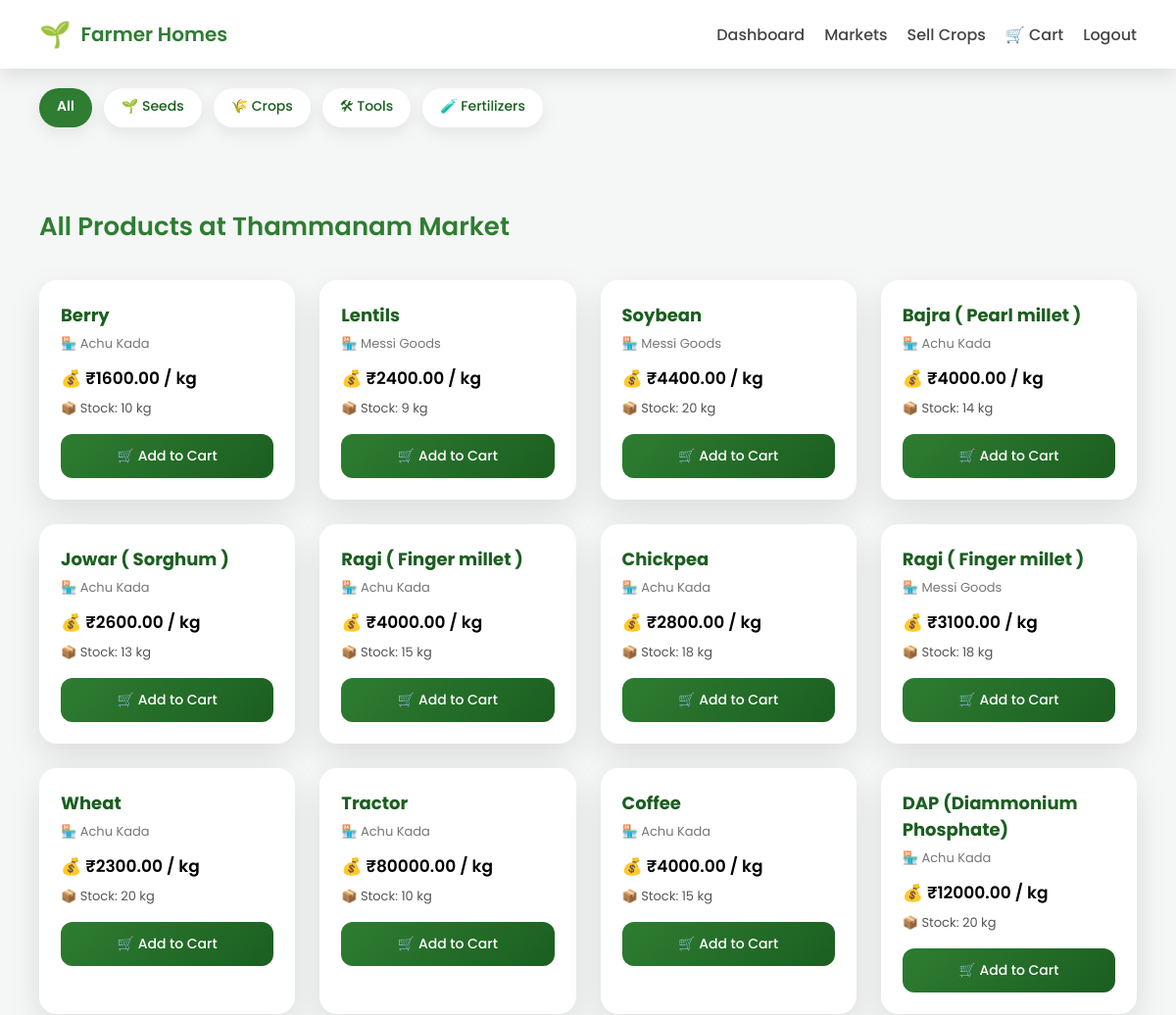
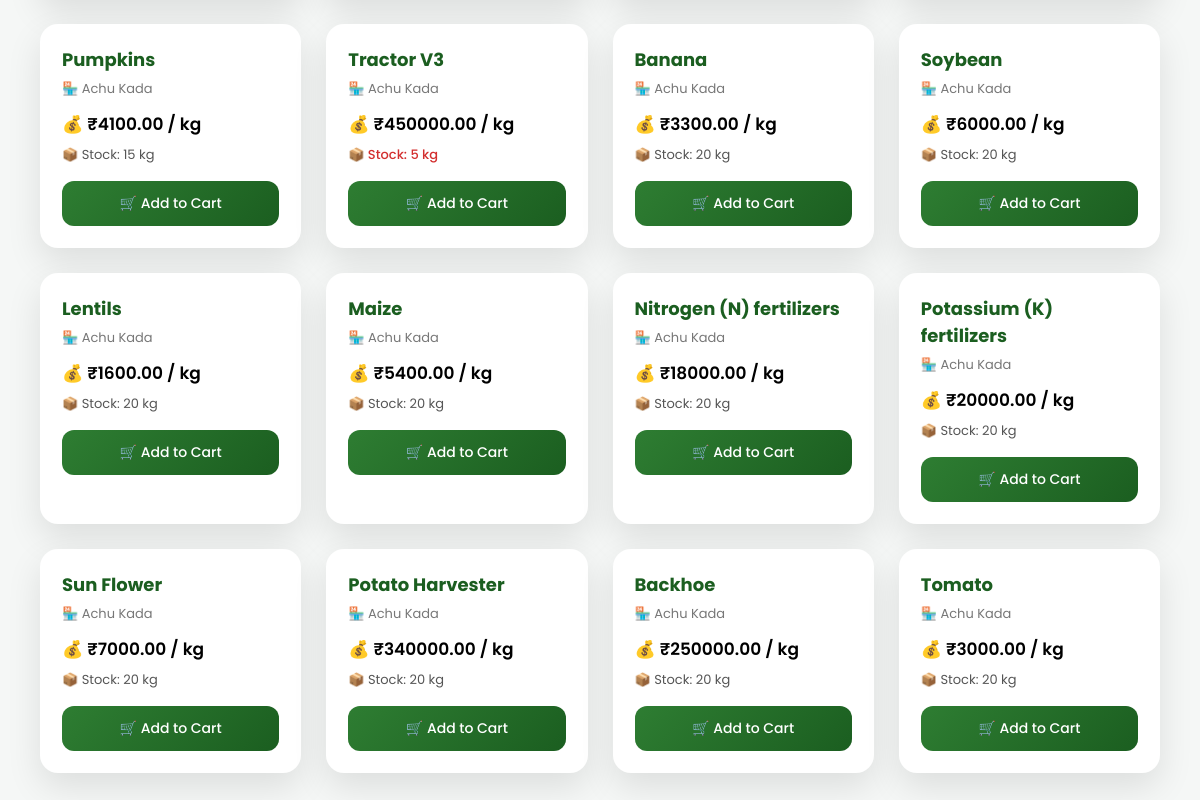
Before: /markets/markets/5/products/ with the older database file (2 pictures, top to bottom).
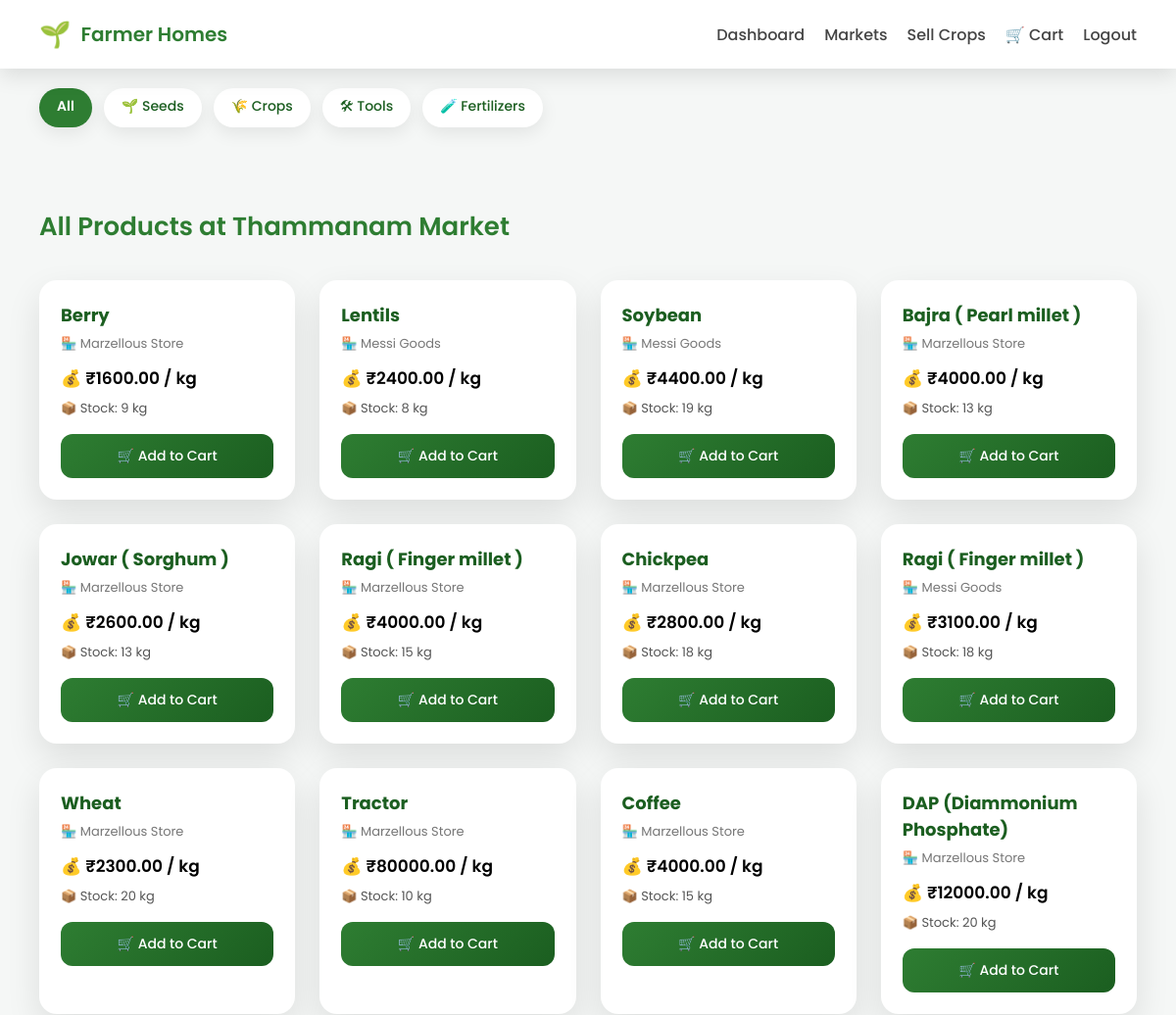
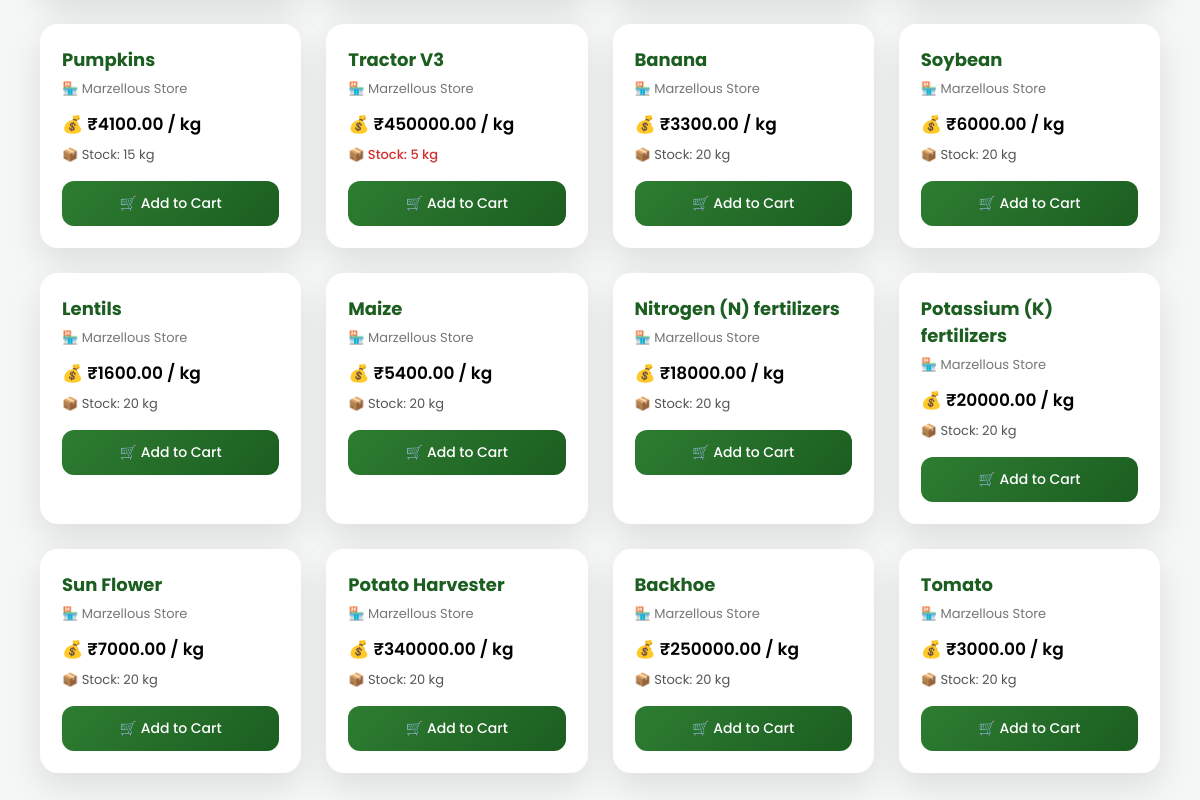
After: the same page with the newer database file (2 pictures, top to bottom).
### buyersapp/models.py (models this page shows, shortened)
class BuyerSellProduct(models.Model):
    buyer = models.ForeignKey(
        BuyerProfile,
        on_delete=models.CASCADE,
        related_name="shop_products"
    )
    market = models.ForeignKey(
    Market,
    on_delete=models.CASCADE,
    related_name="buyer_sell_products"
    )
    product = models.ForeignKey(
        Product,
        on_delete=models.CASCADE,
        related_name="sold_by_buyers"
    )
    price = models.DecimalField(max_digits=8, decimal_places=2)
    stock_quantity = models.PositiveIntegerField()
    unit = models.CharField(max_length=20, default="kg")
    is_available = models.BooleanField(default=True)
    created_at = models.DateTimeField(auto_now_add=True)

### farmersaccapp/models.py (models this page shows, shortened)
class BuyerProfile(models.Model):
    user = models.OneToOneField(
        AllUser,
        on_delete=models.CASCADE,
        related_name='buyer_profile'
    )
    business_name = models.CharField(max_length=150, blank=True, null=True)
    gst_number = models.CharField(max_length=30, blank=True, null=True)
    is_exporter = models.BooleanField(default=False)

class AllUser(models.Model):
    ROLE_CHOICES = (
        ('farmer', 'Farmer'),
        ('buyer', 'Buyer / Wholesaler / Exporter'),
        ('admin', 'Admin'),
    )
    username = models.CharField(max_length=150, unique=True)
    email = models.EmailField(unique=True)
    phone = models.CharField(max_length=15, unique=True)
    password = models.CharField(max_length=255)
    role = models.CharField(max_length=20, choices=ROLE_CHOICES)
    reset_token = models.CharField(max_length=100, null=True, blank=True)
    reset_token_created = models.DateTimeField(null=True, blank=True)
    is_approved = models.BooleanField(default=False)
    rejection_reason = models.TextField(blank=True, null=True)
    is_active = models.BooleanField(default=True)
    created_at = models.DateTimeField(default=timezone.now)

### products/models.py (models this page shows, shortened)
class Product(models.Model):
    SEASON_CHOICES = [
        ('Kharif', 'Kharif'),
        ('Rabi', 'Rabi'),
        ('Zaid', 'Zaid'),
        ('All', 'All Seasons'),
    ]
    name = models.CharField(max_length=120)
    category = models.ForeignKey(
        ProductCategory,
        on_delete=models.CASCADE,
        related_name="products"
    )
    season = models.CharField(
        max_length=20,
        choices=SEASON_CHOICES,
        default="All"
    )
    product_type = models.CharField(
        max_length=100,
        help_text="Hybrid, Organic, BT, Equipment Type"
    )
    description = models.TextField()
    image = models.ImageField(upload_to="products/", blank=True, null=True)
    price = models.DecimalField(
        max_digits=8,
        decimal_places=2,
        blank=True,
        null=True
    )
    is_active = models.BooleanField(default=True)
    created_at = models.DateTimeField(auto_now_add=True)

### markets/views.py (the view)
# urls.py: path("markets/<int:market_id>/products/", views.market_products, name="market_products"),
def market_products(request, market_id):
    market = get_object_or_404(Market, id=market_id)
    category = request.GET.get("category")
    products = BuyerSellProduct.objects.filter(
        market=market,
        is_available=True
    ).select_related(
        "product",
        "buyer",
        "buyer__user"
    )
    if category:
        products = products.filter(product__category__key=category)
    return render(request, "markets/market_products.html", {
        "market": market,
        "products": products,
        "active_category": category
    })

### templates/markets/market_products.html (shortened to what this page needs)
<!DOCTYPE html>
<html lang="en">
<head>
</head>
<body>
    <div class="navbar">
        <div class="nav-left">
            <span class="logo">🌱</span>
            <span class="brand">Farmer Homes</span>
        </div>
        <div class="nav-links">
            <a href="{% url 'user_dashboard' %}">Dashboard</a>
            <a href="{% url 'farmer_markets' %}" class="active">Markets</a>
            <a href="{% url 'nearest_markets' %}">Sell Crops</a>
            <a href="{% url 'view_cart' %}" style="position:relative;">
                🛒 Cart
            </a>
            <a href="{% url 'logout' %}">Logout</a>
        </div>
    </div>
    <div class="category-bar">
        <a href="{% url 'market_products' market.id %}" class="{% if not active_category %}active{% endif %}">
            All
        </a>
        <a href="?category=seed" class="{% if active_category == 'seed' %}active{% endif %}">
            🌱 Seeds
        </a>
        <a href="?category=crop" class="{% if active_category == 'crop' %}active{% endif %}">
            🌾 Crops
        </a>
        <a href="?category=tool" class="{% if active_category == 'tool' %}active{% endif %}">
            🛠 Tools
        </a>
        <a href="?category=fertilizer" class="{% if active_category == 'fertilizer' %}active{% endif %}">
            🧪 Fertilizers
        </a>
    </div>
    <div class="container">
        <h2 class="page-title">
            {% if active_category %}
            {{ active_category|title }} Products at {{ market.name }}
            {% else %}
            All Products at {{ market.name }}
            {% endif %}
        </h2>
        <div class="grid">
            {% for item in products %}
            <div class="product-card">
                <h3>{{ item.product.name }}</h3>
                <div class="seller">
                    🏪
                    {{ item.buyer.business_name|default:item.buyer.user.username }}
                </div>
                <div class="price">
                    💰 ₹{{ item.price }} / {{ item.unit }}
                </div>
                <div class="stock {% if item.stock_quantity <= 5 %}low-stock{% endif %}">
                    📦 Stock: {{ item.stock_quantity }} {{ item.unit }}
                </div>
                <form method="post" action="{% url 'add_to_cart' item.id %}">
                    <button class="buy-btn">
                        🛒 Add to Cart
                    </button>
                </form>
            </div>
            {% empty %}
            <p style="color:#777; font-size:15px;">
                🚫 No products available in this category.
            </p>
            {% endfor %}
        </div>
    </div>
</body>
</html>

Changed rows visible on the page:
changed BuyerSellProduct "Berry": buyer.business_name "Achu Kada" → "Marzellous Store"; stock_quantity "10" → "9"
changed BuyerSellProduct (number 2 of 24 on the later page): stock_quantity "9" → "8"
changed BuyerSellProduct (number 3 of 24 on the later page): stock_quantity "20" → "19"
changed BuyerSellProduct "Bajra ( Pearl millet )": buyer.business_name "Achu Kada" → "Marzellous Store"; stock_quantity "14" → "13"
changed through a linked row, BuyerSellProduct "Jowar ( Sorghum )": buyer.business_name "Achu Kada" → "Marzellous Store"
changed through a linked row, BuyerSellProduct (number 6 of 24 on the later page): buyer.business_name "Achu Kada" → "Marzellous Store"
changed through a linked row, BuyerSellProduct "Chickpea": buyer.business_name "Achu Kada" → "Marzellous Store"
changed through a linked row, BuyerSellProduct "Wheat": buyer.business_name "Achu Kada" → "Marzellous Store"
changed through a linked row, BuyerSellProduct "Tractor": buyer.business_name "Achu Kada" → "Marzellous Store"
changed through a linked row, BuyerSellProduct "Coffee": buyer.business_name "Achu Kada" → "Marzellous Store"
changed through a linked row, BuyerSellProduct "DAP (Diammonium Phosphate)": buyer.business_name "Achu Kada" → "Marzellous Store"
changed through a linked row, BuyerSellProduct "Pumpkins": buyer.business_name "Achu Kada" → "Marzellous Store"
changed through a linked row, BuyerSellProduct "Tractor V3": buyer.business_name "Achu Kada" → "Marzellous Store"
changed through a linked row, BuyerSellProduct "Banana": buyer.business_name "Achu Kada" → "Marzellous Store"
changed through a linked row, BuyerSellProduct (number 16 of 24 on the later page): buyer.business_name "Achu Kada" → "Marzellous Store"
changed through a linked row, BuyerSellProduct (number 17 of 24 on the later page): buyer.business_name "Achu Kada" → "Marzellous Store"
changed through a linked row, BuyerSellProduct "Maize": buyer.business_name "Achu Kada" → "Marzellous Store"
changed through a linked row, BuyerSellProduct "Nitrogen (N) fertilizers": buyer.business_name "Achu Kada" → "Marzellous Store"
changed through a linked row, BuyerSellProduct "Potassium (K) fertilizers": buyer.business_name "Achu Kada" → "Marzellous Store"
changed through a linked row, BuyerSellProduct "Sun Flower": buyer.business_name "Achu Kada" → "Marzellous Store"
changed through a linked row, BuyerSellProduct "Potato Harvester": buyer.business_name "Achu Kada" → "Marzellous Store"
changed through a linked row, BuyerSellProduct "Backhoe": buyer.business_name "Achu Kada" → "Marzellous Store"
changed through a linked row, BuyerSellProduct "Tomato": buyer.business_name "Achu Kada" → "Marzellous Store"
